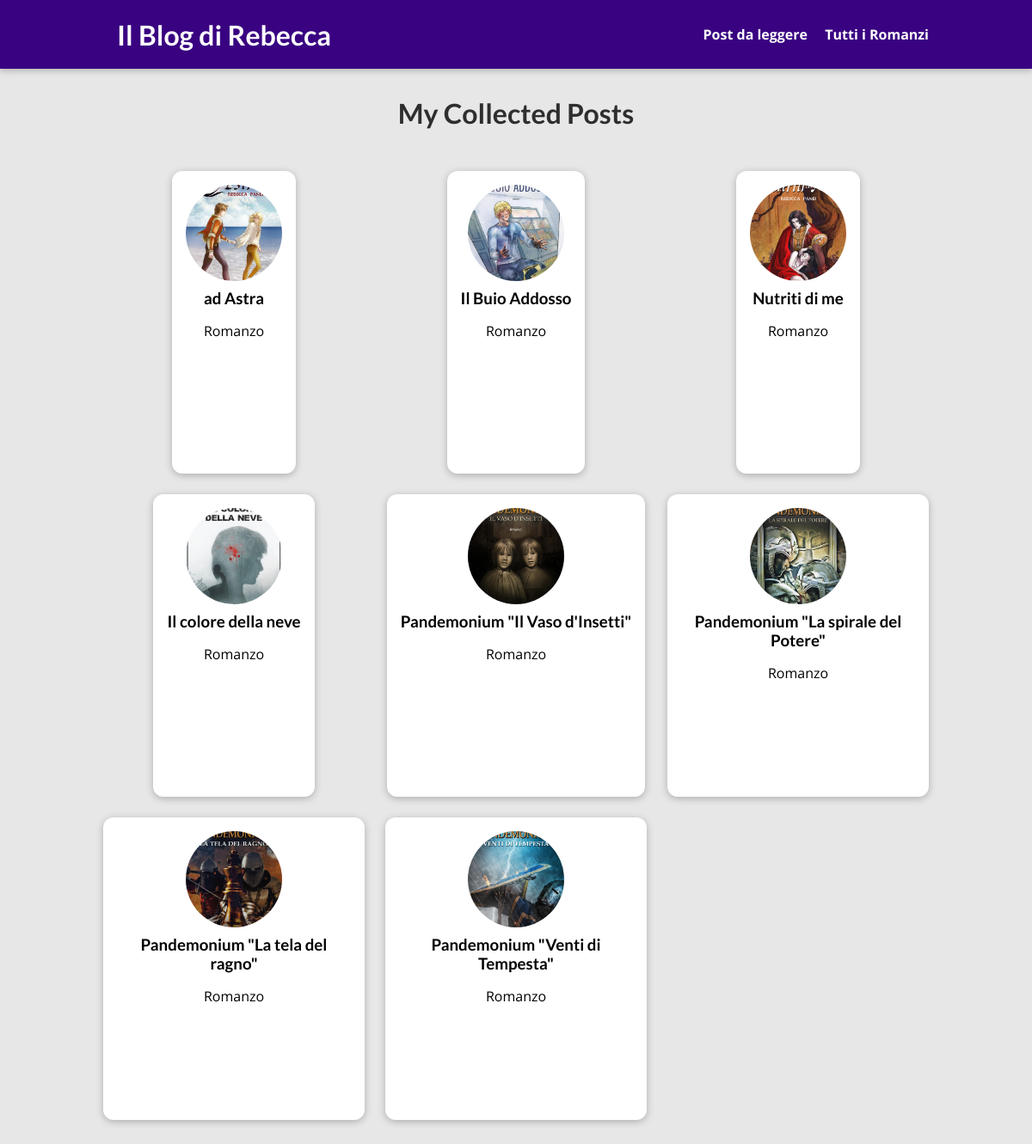
Page /posts on the earlier database version.
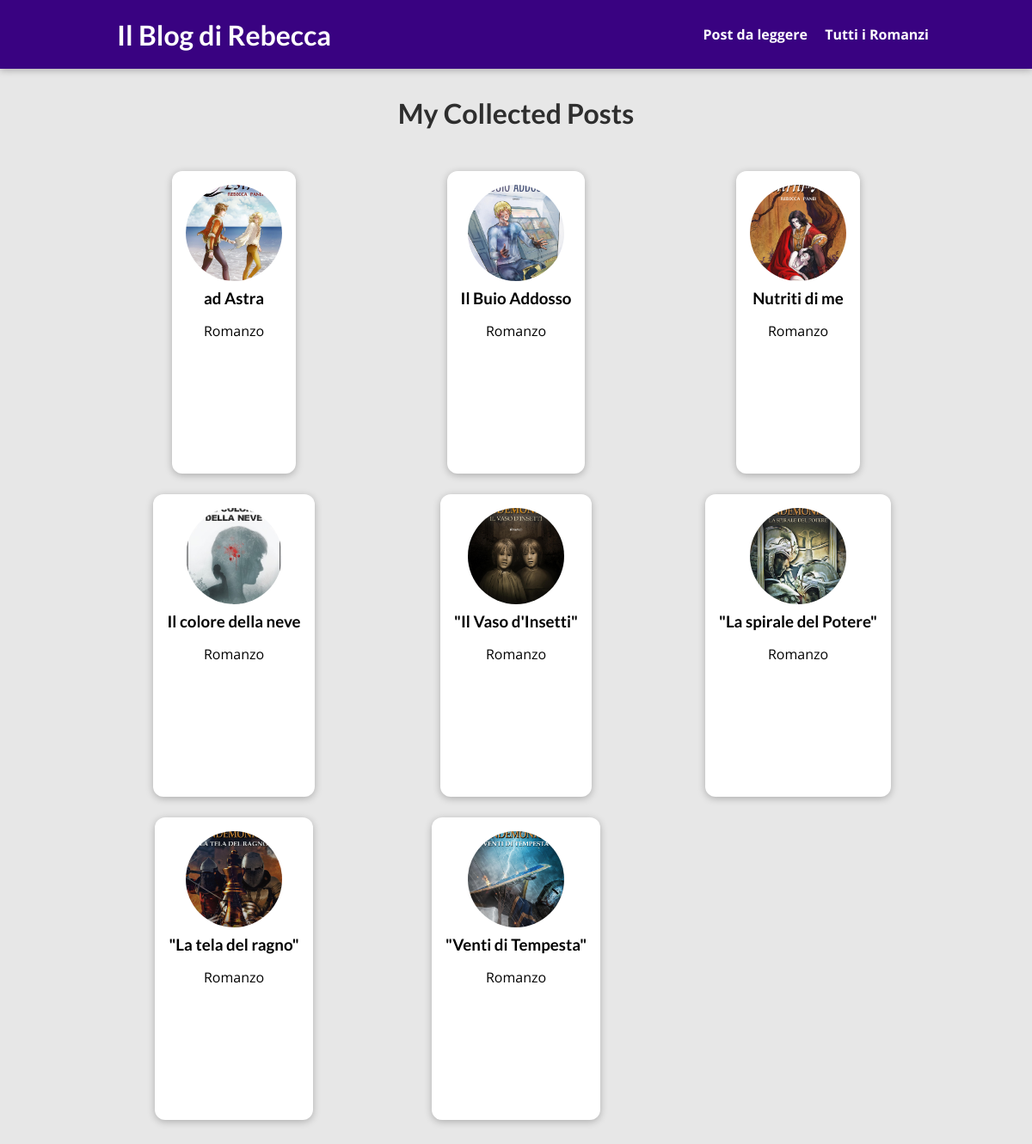
Same page on the later database version.
### blog/models.py (models this page shows, shortened)
class Post(models.Model):
    title = models.CharField(max_length=150)
    excerpt = models.CharField(max_length=200)
    image = models.ImageField(upload_to="posts", null=True)
    date = models.DateField(auto_now=True)
    slug = models.SlugField(unique=True, db_index=True)
    content = models.TextField(validators=[MinLengthValidator(10)])
    author = models.ForeignKey(
        Author, on_delete=models.SET_NULL, null=True, related_name="posts")
    tags = models.ManyToManyField(Tag)

### blog/views.py (the view)
# urls.py: path("posts", views.AllPostsView.as_view(), name="posts-page"),
class AllPostsView(ListView):
    template_name = "blog/all-posts.html"
    model = Post
    ordering = ["-date"]
    context_object_name = "all_posts"

### blog/templates/blog/all-posts.html (shortened to what this page needs)
{% extends "base.html" %}
{% load static %}
{% block css_files %}
  <link rel="stylesheet" href="{% static "blog/post.css" %}" />
  <link rel="stylesheet" href="{% static "blog/all-posts.css" %}" />
{% endblock %}
{% block content %}
<section id="all-posts">
  <h2>My Collected Posts</h2>
  <ul>
    {% for post in all_posts %}
      {% include "blog/includes/post.html" %}
    {% endfor %}
  </ul>
</section>
{% endblock %}

### blog/templates/blog/includes/post.html
<li>
  <article class="post">
    <a href="{% url "post-detail-page" post.slug %}">
      <img src="{{ post.image.url }}" alt="{{ post.title }}"
      />
      <div class="post__content">
        <h3>{{ post.title }}</h3>
        <p>
          {{ post.excerpt }}
        </p>
      </div>
    </a>
  </article>
</li>

Differences in the rows shown:
changed Post: title "Pandemonium \"Il Vaso d'Insetti\"" → "\"Il Vaso d'Insetti\""
changed Post: title "Pandemonium \"La spirale del Potere\"" → "\"La spirale del Potere\""
changed Post: title "Pandemonium \"La tela del ragno\"" → "\"La tela del ragno\""
changed Post: title "Pandemonium \"Venti di Tempesta\"" → "\"Venti di Tempesta\""
